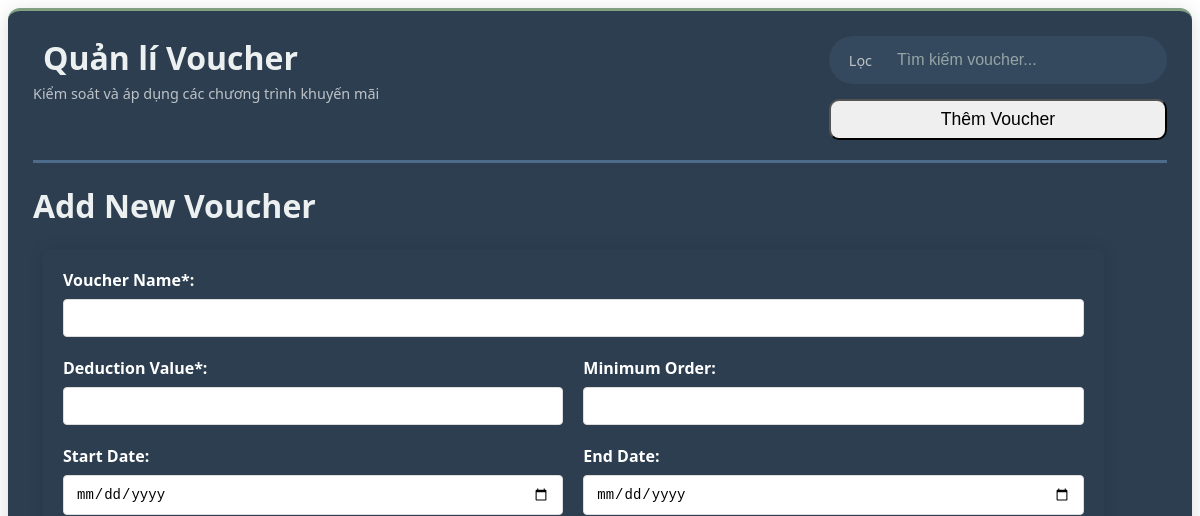
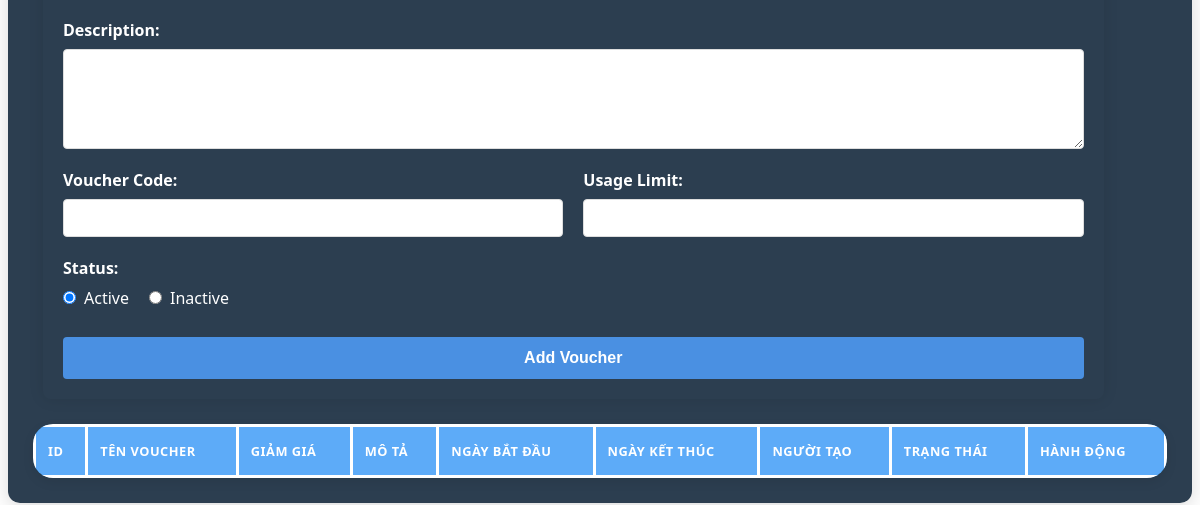
Before: /admin/dashboard/dashboard_vouchers.php with the older database file (2 pictures, top to bottom).
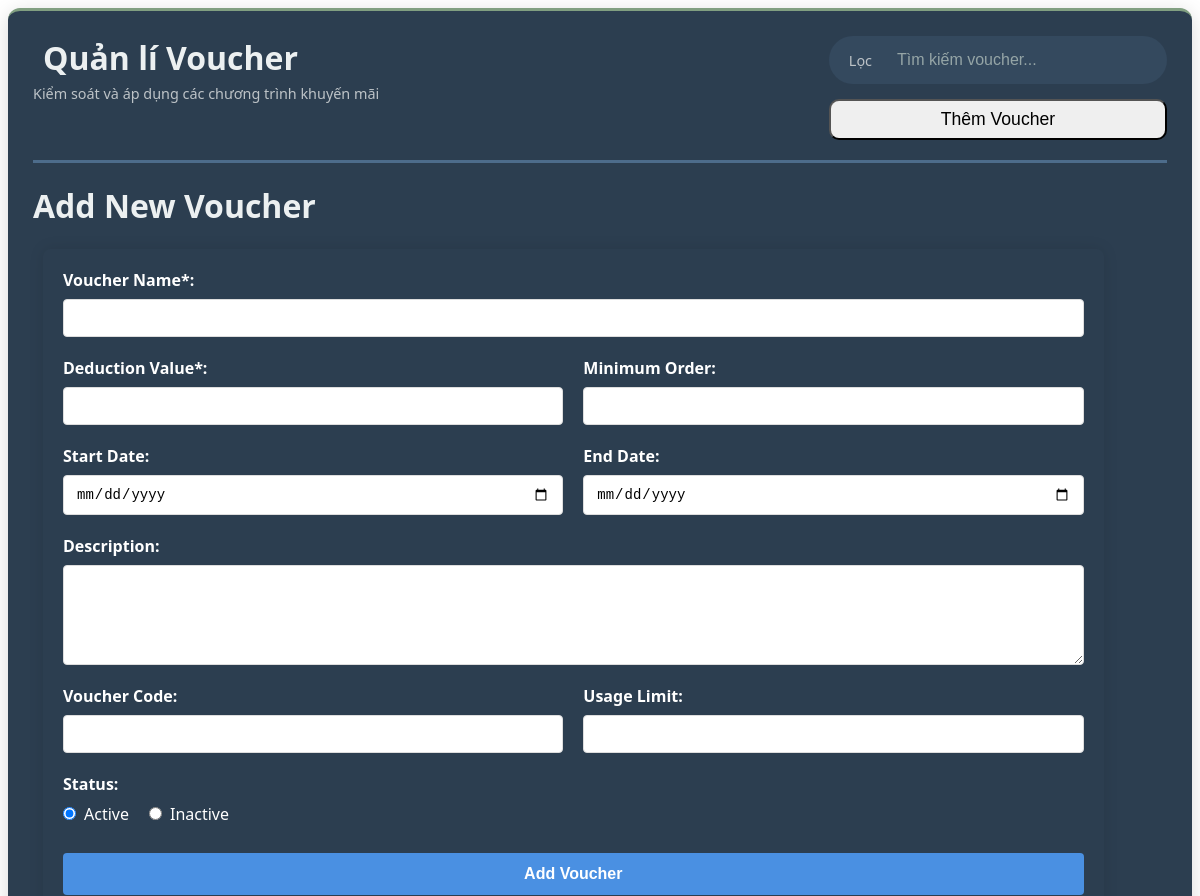
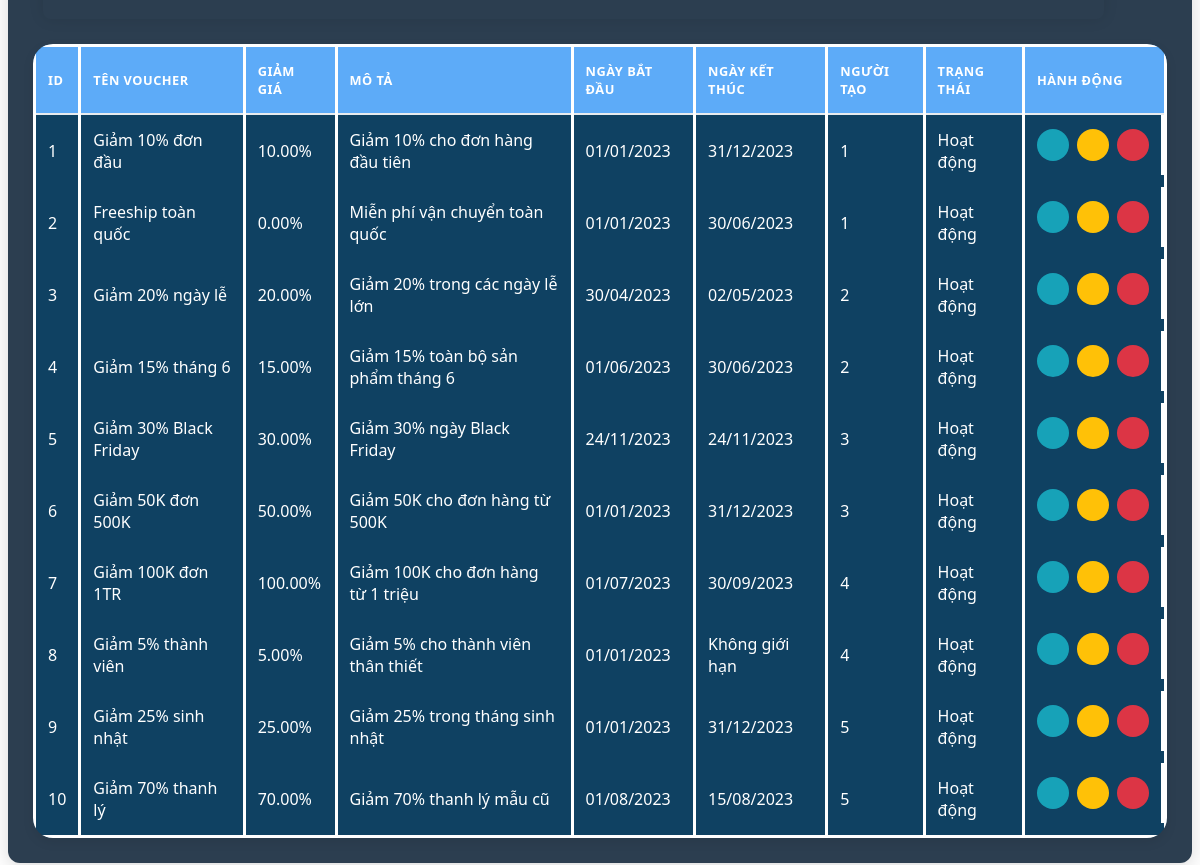
After: the same page with the newer database file (2 pictures, top to bottom).
### tables this page shows
CREATE TABLE voucher
(
  id INT NOT NULL AUTO_INCREMENT,
  name VARCHAR(100) NOT NULL,
  deduction DECIMAL(10,2) NOT NULL,
  description TEXT,
  date_start DATE NOT NULL,
  date_end DATE,
  id_admin INT,
  is_active BOOLEAN DEFAULT TRUE,
  created_at TIMESTAMP DEFAULT CURRENT_TIMESTAMP,
  updated_at TIMESTAMP DEFAULT CURRENT_TIMESTAMP ON UPDATE CURRENT_TIMESTAMP,
  PRIMARY KEY (id),
  FOREIGN KEY (id_admin) REFERENCES admin(id) ON DELETE SET NULL
);

### database/database_sever.php (called while the page is built, shortened)
<?php
    class database_sever{
        private $host = 'localhost';
        private $username = 'root';
        private $password = '';
        public $conn = null;
        public function __construct($db_name="bangiay"){
            $this->db_name = $db_name;
        try {
            $this->conn = new PDO(
                'mysql:host=' . $this->host . ';dbname=' . $this->db_name,
                $this->username,
                $this->password
            );
            $this->conn->setAttribute(PDO::ATTR_ERRMODE, PDO::ERRMODE_EXCEPTION);
            $this->conn->setAttribute(PDO::ATTR_DEFAULT_FETCH_MODE, PDO::FETCH_ASSOC);
            $this->conn->setAttribute(PDO::ATTR_EMULATE_PREPARES, false);
        } catch(PDOException $e) {
            error_log("Connection Error: " . $e->getMessage());
            throw new Exception("Database connection failed");
        }
        }
        public function view_table($string_query,$param=[]){
            try{
                $this->stmt = $this->conn->prepare($string_query);
                $this->stmt->execute($param);
                return $this->stmt->fetchAll();
            } catch(PDOException $e) {
                echo "Lỗi: " . $e->getMessage();
            }
        }
    }
?>

### dao/VoucherDao.php (called while the page is built, shortened)
<?php
require_once __DIR__ . '/../DTO/VoucherDTO.php';
require_once __DIR__ . '/../database/database_sever.php';
class VoucherDao {
    private $db;
    public function __construct() {
        $this->db = new database_sever();
    }
    public function view_all() {
        $sql = "SELECT * FROM voucher";
        $results = $this->db->view_table($sql);
        $vouchers = [];
        foreach ($results as $row) {
            $vouchers[] = new VoucherDTO($row);
        }
        return $vouchers;
    }
}
?>
<?php $table_vouchers = new VoucherDao();?>

### DTO/VoucherDTO.php (called while the page is built, shortened)
<?php
class VoucherDTO {
    public function __construct($data) {
        $this->id = $data['id'] ?? null;
        $this->name = $data['name'] ?? '';
        $this->deduction = $data['deduction'] ?? 0.0;
        $this->description = $data['description'] ?? null;
        $this->date_start = $data['date_start'] ?? null;
        $this->date_end = $data['date_end'] ?? null;
        $this->id_admin = $data['id_admin'] ?? null;
        $this->is_active = $data['is_active'] ?? true;
    }
}?>

### admin/dashboard/table/voucher_management.php (the view, shortened to what this page needs)
<?php
require_once __DIR__ . "/../../../dao/VoucherDao.php";
$vouchers = $table_vouchers->view_all();
?>
<link rel="stylesheet" href="css/admin_style/dashboard/table_main.css">
<div class=" voucher-management object-management active">
    <table class="data-table">
        <thead>
            <tr>
                <th>ID</th>
                <th>Tên voucher</th>
                <th>Giảm giá</th>
                <th>Mô tả</th>
                <th>Ngày bắt đầu</th>
                <th>Ngày kết thúc</th>
                <th>Người tạo</th>
                <th>Trạng thái</th>
                <th>Hành động</th>
            </tr>
        </thead>
        <tbody>
            <?php foreach ($vouchers as $voucher): ?>
                <tr>
                    <td><?= htmlspecialchars($voucher->id) ?></td>
                    <td><?= htmlspecialchars($voucher->name) ?></td>
                    <td><?= number_format($voucher->deduction, 2) ?>%</td>
                    <td><?= htmlspecialchars($voucher->description ?? 'Không có mô tả') ?></td>
                    <td><?= date('d/m/Y', strtotime($voucher->date_start)) ?></td>
                    <td><?= $voucher->date_end ? date('d/m/Y', strtotime($voucher->date_end)) : 'Không giới hạn' ?></td>
                    <td><?= htmlspecialchars($voucher->id_admin) ?></td>
                    <td>
                        <span class="status-badge <?= $voucher->is_active ? 'active' : 'inactive' ?>">
                            <?= $voucher->is_active ? 'Hoạt động' : 'Ngừng áp dụng' ?>
                        </span>
                    </td>
                    <td class='row button-update'>
                    <button class='action-btn view-btn' data-action='view' data-id='<?= $voucher->id ?>'>
                        </button>
                        <button class='action-btn edit-btn' data-action='update' data-id='<?= $voucher->id ?>'>
                        </button>
                        <button class='action-btn delete-btn' data-action='delete' data-id='<?= $voucher->id ?>'>
                        </button>
                    </td>
                </tr>
            <?php endforeach; ?>
        </tbody>
    </table>
</div>

Changed rows visible on the page:
added voucher: id "1", name "Giảm 10% đơn đầu", deduction "10.00", description "Giảm 10% cho đơn hàng đầu tiên", date_start "01/01/2023", date_end "31/12/2023", id_admin "1", is_active "Hoạt động"
added voucher: id "2", name "Freeship toàn quốc", deduction "0.00", description "Miễn phí vận chuyển toàn quốc", date_start "01/01/2023", date_end "30/06/2023", id_admin "1", is_active "Hoạt động"
added voucher: id "3", name "Giảm 20% ngày lễ", deduction "20.00", description "Giảm 20% trong các ngày lễ lớn", date_start "30/04/2023", date_end "02/05/2023", id_admin "2", is_active "Hoạt động"
added voucher: id "4", name "Giảm 15% tháng 6", deduction "15.00", description "Giảm 15% toàn bộ sản phẩm tháng 6", date_start "01/06/2023", date_end "30/06/2023", id_admin "2", is_active "Hoạt động"
added voucher: id "5", name "Giảm 30% Black Friday", deduction "30.00", description "Giảm 30% ngày Black Friday", date_start "24/11/2023", date_end "24/11/2023", id_admin "3", is_active "Hoạt động"
added voucher: id "6", name "Giảm 50K đơn 500K", deduction "50.00", description "Giảm 50K cho đơn hàng từ 500K", date_start "01/01/2023", date_end "31/12/2023", id_admin "3", is_active "Hoạt động"
added voucher: id "7", name "Giảm 100K đơn 1TR", deduction "100.00", description "Giảm 100K cho đơn hàng từ 1 triệu", date_start "01/07/2023", date_end "30/09/2023", id_admin "4", is_active "Hoạt động"
added voucher: id "8", name "Giảm 5% thành viên", deduction "5.00", description "Giảm 5% cho thành viên thân thiết", date_start "01/01/2023", shows "Không giới hạn", id_admin "4", is_active "Hoạt động"
added voucher: id "9", name "Giảm 25% sinh nhật", deduction "25.00", description "Giảm 25% trong tháng sinh nhật", date_start "01/01/2023", date_end "31/12/2023", id_admin "5", is_active "Hoạt động"
added voucher: id "10", name "Giảm 70% thanh lý", deduction "70.00", description "Giảm 70% thanh lý mẫu cũ", date_start "01/08/2023", date_end "15/08/2023", id_admin "5", is_active "Hoạt động"
